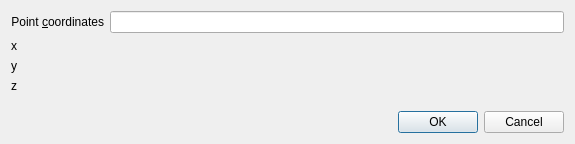
<?xml version="1.0" encoding="UTF-8"?>
<ui version="4.0">
 <class>Show_point_dialog</class>
 <widget class="QDialog" name="Show_point_dialog">
  <property name="geometry">
   <rect>
    <x>0</x>
    <y>0</y>
    <width>575</width>
    <height>144</height>
   </rect>
  </property>
  <property name="windowTitle">
   <string>Show Point</string>
  </property>
  <layout class="QVBoxLayout" name="verticalLayout_2">
   <item>
    <layout class="QVBoxLayout" name="verticalLayout">
     <item>
      <layout class="QFormLayout" name="formLayout">
       <property name="fieldGrowthPolicy">
        <enum>QFormLayout::ExpandingFieldsGrow</enum>
       </property>
       <item row="1" column="0">
        <widget class="QLabel" name="label_7">
         <property name="text">
          <string>Point &amp;coordinates</string>
         </property>
         <property name="alignment">
          <set>Qt::AlignRight|Qt::AlignTrailing|Qt::AlignVCenter</set>
         </property>
         <property name="buddy">
          <cstring>lineEdit</cstring>
         </property>
        </widget>
       </item>
       <item row="1" column="1">
        <widget class="QLineEdit" name="lineEdit">
         <property name="sizePolicy">
          <sizepolicy hsizetype="Expanding" vsizetype="Fixed">
           <horstretch>1</horstretch>
           <verstretch>0</verstretch>
          </sizepolicy>
         </property>
         <property name="toolTip">
          <string>&lt;!DOCTYPE HTML PUBLIC &quot;-//W3C//DTD HTML 4.0//EN&quot; &quot;http://www.w3.org/TR/REC-html40/strict.dtd&quot;&gt;
&lt;html&gt;&lt;head&gt;&lt;meta name=&quot;qrichtext&quot; content=&quot;1&quot; /&gt;&lt;style type=&quot;text/css&quot;&gt;
p, li { white-space: pre-wrap; }
&lt;/style&gt;&lt;/head&gt;&lt;body style=&quot; font-family:'DejaVu LGC Sans'; font-size:11pt; font-weight:400; font-style:normal;&quot;&gt;
&lt;p style=&quot; margin-top:0px; margin-bottom:0px; margin-left:0px; margin-right:0px; -qt-block-indent:0; text-indent:0px;&quot;&gt;Paste here the coordinates of a point. It can be for example:&lt;/p&gt;
&lt;p align=&quot;center&quot; style=&quot; margin-top:0px; margin-bottom:0px; margin-left:0px; margin-right:0px; -qt-block-indent:0; text-indent:0px;&quot;&gt;&amp;quot;(10., -2e-2, .4)&amp;quot;&lt;/p&gt;
&lt;p style=&quot; margin-top:0px; margin-bottom:0px; margin-left:0px; margin-right:0px; -qt-block-indent:0; text-indent:0px;&quot;&gt;or:&lt;/p&gt;
&lt;p align=&quot;center&quot; style=&quot; margin-top:0px; margin-bottom:0px; margin-left:0px; margin-right:0px; -qt-block-indent:0; text-indent:0px;&quot;&gt;&amp;quot;-2 3 5&amp;quot;&lt;/p&gt;
&lt;p style=&quot; margin-top:0px; margin-bottom:0px; margin-left:0px; margin-right:0px; -qt-block-indent:0; text-indent:0px;&quot;&gt;or even something with garbage around:&lt;/p&gt;
&lt;p align=&quot;center&quot; style=&quot; margin-top:0px; margin-bottom:0px; margin-left:0px; margin-right:0px; -qt-block-indent:0; text-indent:0px;&quot;&gt;&amp;quot;point  (-2, 5, 0) and...&amp;quot;&lt;/p&gt;&lt;/body&gt;&lt;/html&gt;</string>
         </property>
        </widget>
       </item>
       <item row="2" column="0">
        <widget class="QLabel" name="label_x">
         <property name="text">
          <string>x</string>
         </property>
         <property name="alignment">
          <set>Qt::AlignRight|Qt::AlignTrailing|Qt::AlignVCenter</set>
         </property>
        </widget>
       </item>
       <item row="2" column="1">
        <widget class="QLabel" name="coord_x">
         <property name="text">
          <string/>
         </property>
        </widget>
       </item>
       <item row="3" column="0">
        <widget class="QLabel" name="label_y">
         <property name="text">
          <string>y</string>
         </property>
         <property name="alignment">
          <set>Qt::AlignRight|Qt::AlignTrailing|Qt::AlignVCenter</set>
         </property>
        </widget>
       </item>
       <item row="3" column="1">
        <widget class="QLabel" name="coord_y">
         <property name="text">
          <string/>
         </property>
        </widget>
       </item>
       <item row="4" column="0">
        <widget class="QLabel" name="label_z">
         <property name="text">
          <string>z</string>
         </property>
         <property name="alignment">
          <set>Qt::AlignRight|Qt::AlignTrailing|Qt::AlignVCenter</set>
         </property>
        </widget>
       </item>
       <item row="4" column="1">
        <widget class="QLabel" name="coord_z">
         <property name="text">
          <string/>
         </property>
        </widget>
       </item>
      </layout>
     </item>
     <item>
      <widget class="QDialogButtonBox" name="buttonBox">
       <property name="standardButtons">
        <set>QDialogButtonBox::Cancel|QDialogButtonBox::Ok</set>
       </property>
      </widget>
     </item>
    </layout>
   </item>
  </layout>
 </widget>
 <tabstops>
  <tabstop>lineEdit</tabstop>
 </tabstops>
 <resources/>
 <connections>
  <connection>
   <sender>buttonBox</sender>
   <signal>accepted()</signal>
   <receiver>Show_point_dialog</receiver>
   <slot>accept()</slot>
   <hints>
    <hint type="sourcelabel">
     <x>423</x>
     <y>120</y>
    </hint>
    <hint type="destinationlabel">
     <x>387</x>
     <y>139</y>
    </hint>
   </hints>
  </connection>
  <connection>
   <sender>buttonBox</sender>
   <signal>rejected()</signal>
   <receiver>Show_point_dialog</receiver>
   <slot>reject()</slot>
   <hints>
    <hint type="sourcelabel">
     <x>520</x>
     <y>120</y>
    </hint>
    <hint type="destinationlabel">
     <x>512</x>
     <y>138</y>
    </hint>
   </hints>
  </connection>
 </connections>
</ui>
